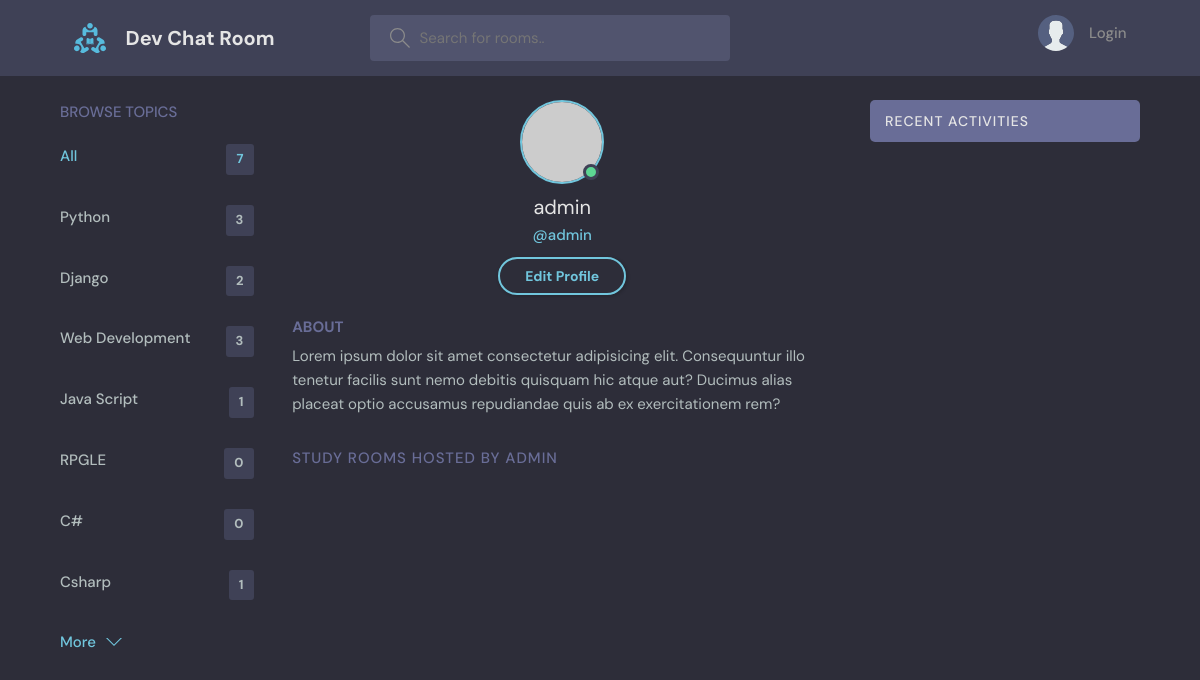
Screenshot of /profile/5/ with the database file from the repository.
### base/models.py (models this page shows, shortened)
class Topic(models.Model):
    name =models.CharField(max_length=200)

### base/views.py (the view)
# urls.py: path('profile/<str:pk>/',views.userProfile, name='user-profile'),
def userProfile(request,pk):
    user = User.objects.get(id=pk)
    rooms = user.room_set.all()
    room_messages =user.message_set.all()
    topics = Topic.objects.all()
    context = {'user':user,'rooms':rooms,'room_messages':room_messages,'topics':topics}
    return render(request, 'base/profile.html',context)

### base/templates/base/profile.html (shortened to what this page needs)
{% extends 'main.html' %}
{% block content %}
  <main class="profile-page layout layout--3">
    <div class="container">
      {%include "base/topics_components.html"%}
      <div class="roomList">
        <div class="profile">
          <div class="profile__avatar">
            <div class="avatar avatar--large active">
              <img src="https://randomuser.me/api/portraits/men/11.jpg" />
            </div>
          </div>
          <div class="profile__info">
            <h3>{{user.username}}</h3>
            <p>@{{user.username}}</p>
            <a href="edit-user.html" class="btn btn--main btn--pill">Edit Profile</a>
          </div>
          <div class="profile__about">
            <h3>About</h3>
            <p>
              Lorem ipsum dolor sit amet consectetur adipisicing elit. Consequuntur illo tenetur
              facilis sunt nemo debitis quisquam hic atque aut? Ducimus alias placeat optio
              accusamus repudiandae quis ab ex exercitationem rem?
            </p>
          </div>
        </div>
        <div class="roomList__header">
          <div>
            <h2>Study Rooms Hosted by {{user.username}}</a>
            </h2>
          </div>
        </div>
      </div>
      {%include "base/activity_component.html"%}
    </div>
  </main>
  {% endblock content%}

### base/templates/base/topics_components.html
<div class="topics">
    <div class="topics__header">
      <h2>Browse Topics</h2>
    </div>
    <ul class="topics__list">
      <li>
        <a href="{% url 'home' %}" class="active">All <span>{{topics.count}}</span></a>
      </li>
      {% for topic in topics %}
      <li>
        <a href="{% url 'home' %}?q={{topic.name}}">{{ topic.name }} <span>{{topic.room_set.all.count}}</span></a>
      </li>
      {% endfor %}
    </ul>
    <a class="btn btn--link" href="topics.html">
      More
      <svg version="1.1" xmlns="http://www.w3.org/2000/svg" width="32" height="32" viewBox="0 0 32 32">
        <title>chevron-down</title>
        <path d="M16 21l-13-13h-3l16 16 16-16h-3l-13 13z"></path>
      </svg>
    </a>
  </div>

### static/styles/style.css (style rules this page uses)
:root { --color-main: #71c6dd; --color-main-light: #e1f6fb; --color-dark: #3f4156; --color-dark-medium: #51546e; --color-dark-light: #696d97; --color-light: #e5e5e5; --color-gray: #8b8b8b; --color-light-gray: #b2bdbd; --color-bg: #2d2d39; --color-success: #5dd693; --color-error: #fc4b0b; }
* { font-family: "DM Sans", -apple-system, BlinkMacSystemFont, "Segoe UI", Roboto, Oxygen, Ubuntu, Cantarell, "Open Sans", "Helvetica Neue", sans-serif; margin: 0; padding: 0; box-sizing: border-box; text-rendering: optimizeLegibility; font-size: inherit; }
html { font-size: 56.25%; }
@media only screen and (min-width: 1200px) { html { font-size: 62.5%; } }
body { line-height: 1.6; font-weight: 400; font-size: 1.5rem; color: var(--color-light-gray); background-color: var(--color-bg); min-height: 100vh; }
img { width: 100%; }
a { display: inline-block; color: var(--color-main); text-decoration: none; }
.container { max-width: 120rem; width: 90%; margin: auto; }
.btn { background-color: transparent; border: none; display: inline-flex; align-items: center; gap: 1rem; cursor: pointer; transition: all ease-in-out 0.3s; padding: 1rem 2rem; border-radius: 5px; box-shadow: 1px 1px 3px 1px rgba(0, 0, 0, 0.15); font-weight: 500; }
.btn--link { border-radius: 0; padding: 0; color: var(--color-main); box-shadow: none; }
.btn--main { background-color: var(--color-main); color: var(--color-dark); }
.btn > svg { fill: currentColor; width: 1.6rem; height: 1.6rem; }
.btn--pill { border-radius: 10rem; font-size: 1.4rem; font-weight: 700; padding: 6px 2.5rem; color: var(--color-main); background: transparent; border: 2px solid var(--color-main); }
.avatar { position: relative; display: inline-block; border-radius: 50%; border: 2px solid var(--color-main); }
.avatar img { display: block; border-radius: 50%; object-fit: cover; object-position: center; }
.avatar::after { content: ""; display: block; position: absolute; background-color: var(--color-gray); z-index: 111; border-radius: 50%; border: 0.3rem solid var(--color-dark); }
.avatar.active::after { background-color: var(--color-success); }
.avatar.avatar--large img { display: block; width: 8rem; height: 8rem; border-radius: 50%; }
.avatar.avatar--large:after { width: 1rem; height: 1rem; bottom: 2px; right: 3.5px; }
.layout { margin-top: 2.4rem; }
.layout > .container { display: flex; justify-content: space-between; align-items: flex-start; }
.layout--3 > .container > div:first-child { flex-basis: 18%; max-width: 22.5rem; }
.layout--3 > .container > div:nth-child(2) { flex-basis: 50%; }
.topics__header { margin-bottom: 2rem; }
.topics__header h2 { text-transform: uppercase; font-weight: 500; color: var(--color-dark-light); }
.topics__list { list-style: none; }
.topics__list li a { display: flex; justify-content: space-between; margin-bottom: 3rem; font-weight: 500; color: var(--color-light-gray); transition: all 0.3s ease-in-out; }
.topics__list li a.active, .topics__list li a:hover { color: var(--color-main); }
.topics__list li a span { padding: 0.5rem 1rem; background-color: var(--color-dark); border-radius: 3px; font-size: 1.3rem; font-weight: 700; letter-spacing: 1px; }
.roomList__header { display: flex; justify-content: space-between; align-items: center; margin-bottom: 2.4rem; }
.roomList__header h2 { text-transform: uppercase; font-weight: 500; color: var(--color-light); letter-spacing: 1px; }
.profile { margin-bottom: 3rem; }
.profile__avatar { text-align: center; }
.profile__info { text-align: center; }
.profile__info h3 { font-size: 2rem; color: var(--color-light); font-weight: 400; }
.profile__info p { color: var(--color-main); font-weight: 500; margin-bottom: 1rem; }
.profile__about { margin-top: 2rem; }
.profile__about h3 { text-transform: uppercase; color: var(--color-dark-light); margin-bottom: 0.5rem; }
.profile-page .roomList__header { margin-bottom: 1.5rem; }
.profile-page .roomList__header h2 { color: var(--color-dark-light); }

### rows the page displays
Topic: name "Python", room_set.all.count "3"
Topic: name "Django", room_set.all.count "2"
Topic: name "Web Development", room_set.all.count "3"
Topic: name "Java Script", room_set.all.count "1"
Topic: name "RPGLE", room_set.all.count "0"
Topic: name "C#", room_set.all.count "0"
Topic: name "Csharp", room_set.all.count "1"

### other values shown
{{ topics.count }} "7"
{{ user.username }} "admin"
{{ user.username }} "ADMIN"
